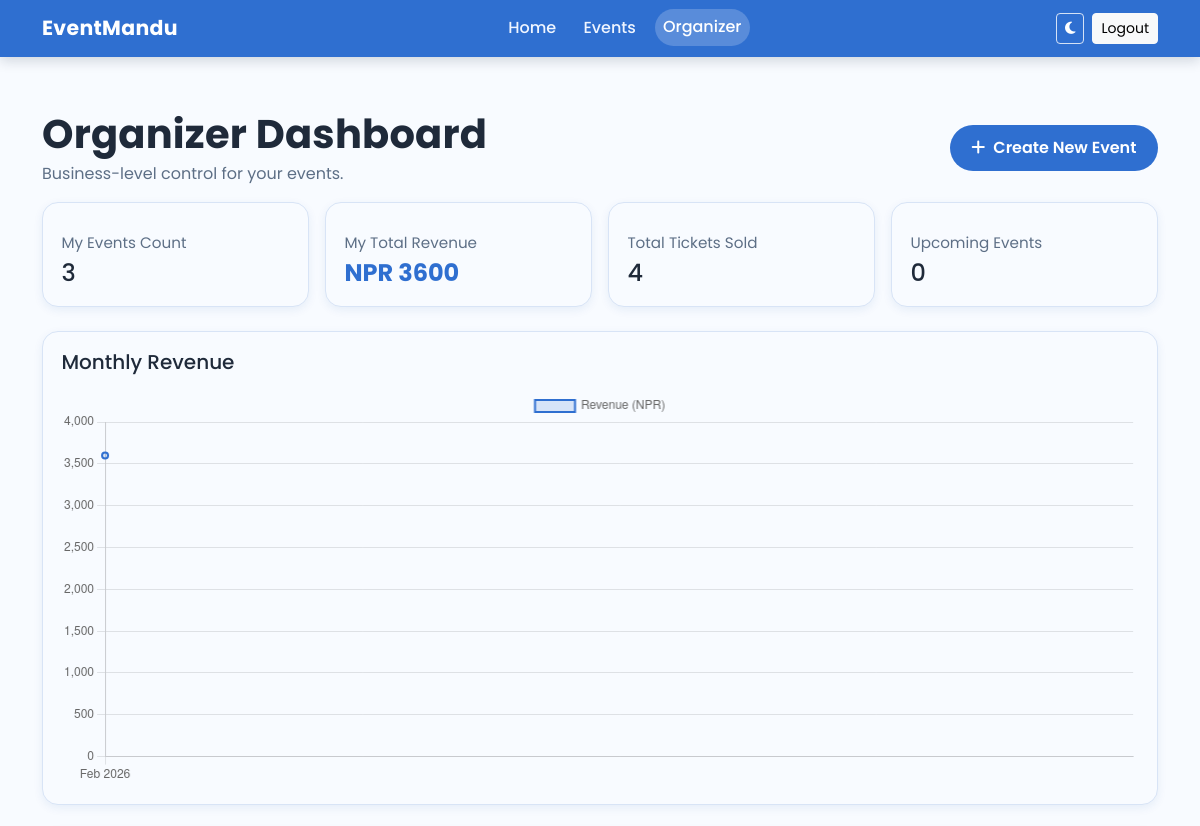
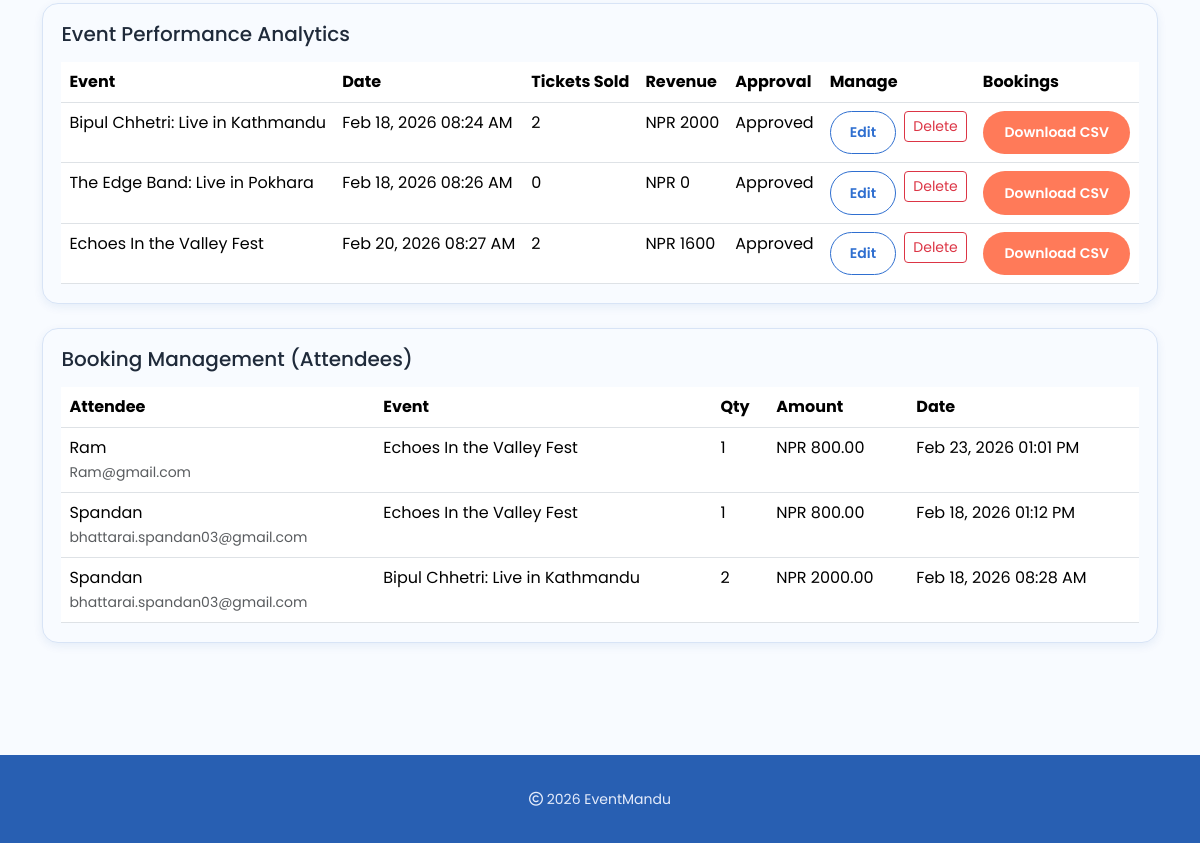
/dashboard/organizer/ (signed in), run on an earlier commit of the app's database (2 pictures, top to bottom).
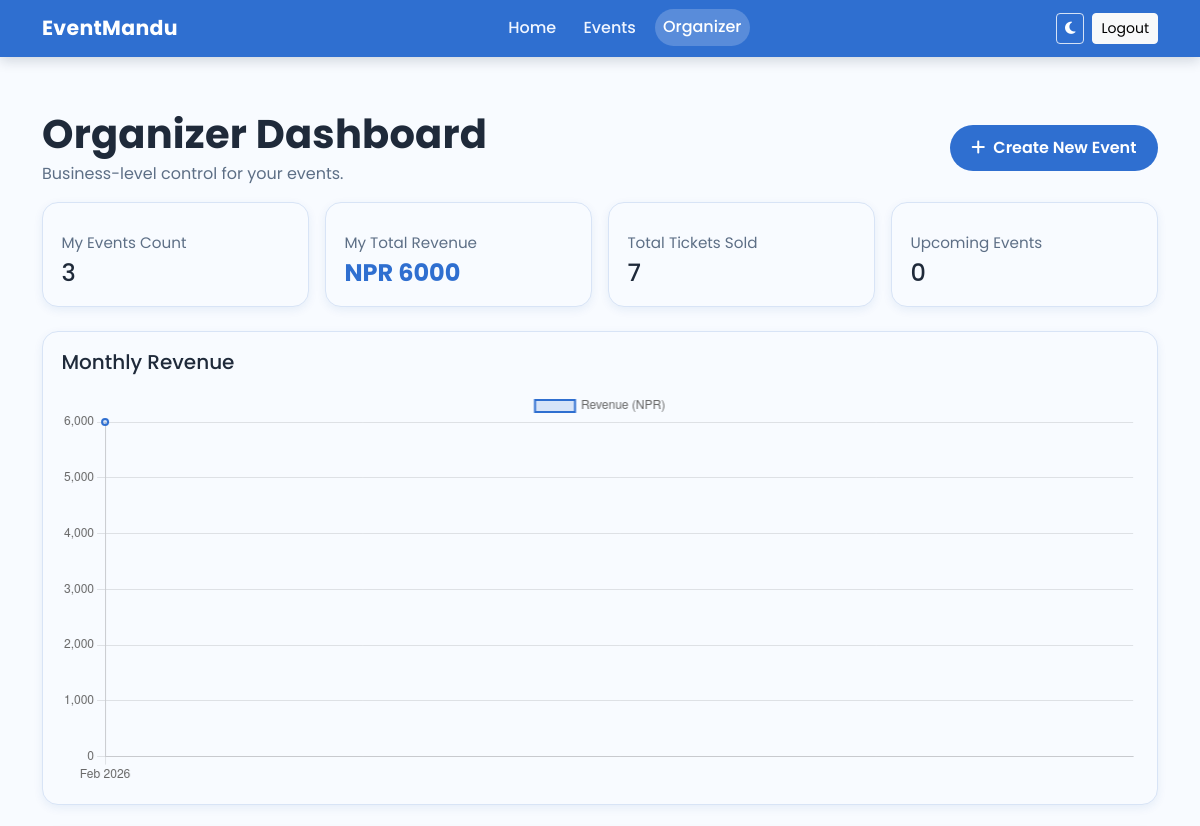
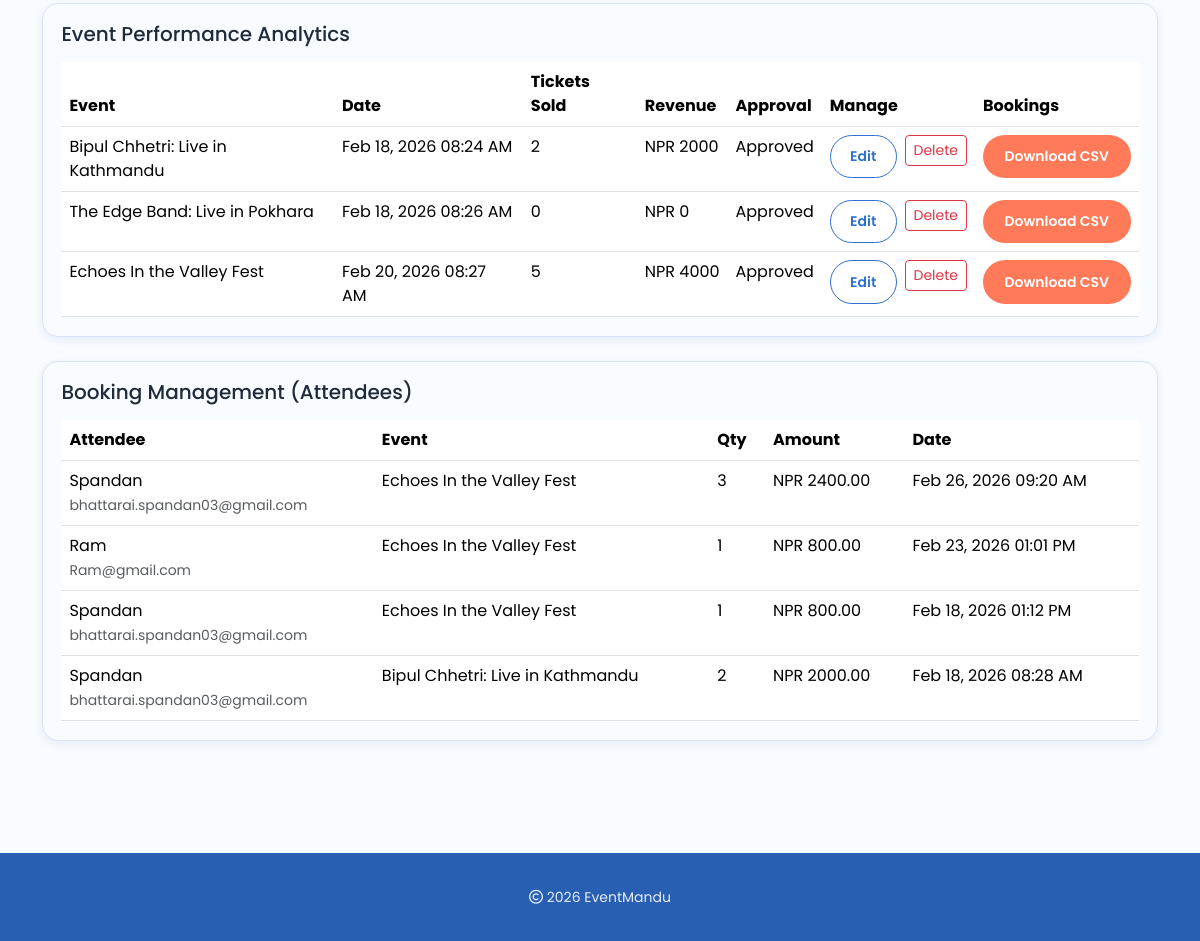
And on a later commit of the database (2 pictures, top to bottom).
### events/models.py (models this page shows, shortened)
class Event(models.Model):
    APPROVAL_PENDING = "pending"
    APPROVAL_APPROVED = "approved"
    APPROVAL_REJECTED = "rejected"
    APPROVAL_CHOICES = [
        (APPROVAL_PENDING, "Pending"),
        (APPROVAL_APPROVED, "Approved"),
        (APPROVAL_REJECTED, "Rejected"),
    ]
    title = models.CharField(max_length=200)
    description = models.TextField()
    organizer = models.ForeignKey(
        settings.AUTH_USER_MODEL,
        on_delete=models.SET_NULL,
        null=True,
        blank=True,
        related_name="organized_events",
    )
    venue = models.ForeignKey(Venue, on_delete=models.CASCADE)
    category = models.ForeignKey(Category, on_delete=models.CASCADE, null=True)
    start_date = models.DateTimeField()
    end_date = models.DateTimeField()
    price = models.DecimalField(max_digits=8, decimal_places=2)
    popularity = models.IntegerField(
        default=1,
        validators=[MinValueValidator(1), MaxValueValidator(5)],
    )  # 1-5 scale
    is_active = models.BooleanField(default=True)
    approval_status = models.CharField(
        max_length=20,
        choices=APPROVAL_CHOICES,
        default=APPROVAL_PENDING,
        db_index=True,
    )
    approved_by = models.ForeignKey(
        settings.AUTH_USER_MODEL,
        on_delete=models.SET_NULL,
        null=True,
        blank=True,
        related_name="approved_events",
    )
    approved_at = models.DateTimeField(null=True, blank=True)
    class Meta:
        constraints = [
            models.CheckConstraint(
                condition=models.Q(popularity__gte=1, popularity__lte=5),
                name="event_popularity_1_5",
            )
        ]

class TicketPurchase(models.Model):
    STATUS_INITIATED = "initiated"
    STATUS_COMPLETED = "completed"
    STATUS_CANCELED = "canceled"
    STATUS_FAILED = "failed"
    STATUS_CHOICES = [
        (STATUS_INITIATED, "Initiated"),
        (STATUS_COMPLETED, "Completed"),
        (STATUS_CANCELED, "Canceled"),
        (STATUS_FAILED, "Failed"),
    ]
    user = models.ForeignKey("auth.User", on_delete=models.CASCADE, related_name="ticket_purchases")
    event = models.ForeignKey(Event, on_delete=models.CASCADE, related_name="ticket_purchases")
    quantity = models.PositiveIntegerField()
    total_amount = models.DecimalField(max_digits=10, decimal_places=2)
    status = models.CharField(max_length=20, choices=STATUS_CHOICES, default=STATUS_INITIATED)
    khalti_pidx = models.CharField(max_length=120, blank=True, null=True, db_index=True)
    khalti_txn_id = models.CharField(max_length=120, blank=True, null=True)
    purchase_order_id = models.CharField(max_length=120, unique=True)
    created_at = models.DateTimeField(auto_now_add=True)

### events/views.py (the view)
# urls.py: path('dashboard/organizer/', views.organizer_dashboard, name='organizer_dashboard'),
@login_required
@role_required(UserRole.ROLE_ADMIN, UserRole.ROLE_ORGANIZER)
def organizer_dashboard(request):
    now = timezone.now()
    today = now.date()
    week_start = today - timedelta(days=6)
    base_events = Event.objects.select_related("venue", "category", "organizer")
    if get_user_role(request.user) != UserRole.ROLE_ADMIN:
        base_events = base_events.filter(organizer=request.user)
    purchases = TicketPurchase.objects.filter(
        status=TicketPurchase.STATUS_COMPLETED,
        event__in=base_events,
    )
    today_sales = purchases.filter(created_at__date=today).aggregate(total=Sum("total_amount")).get("total") or Decimal("0.00")
    weekly_sales = (
        purchases.filter(created_at__date__gte=week_start)
        .aggregate(total=Sum("total_amount"))
        .get("total")
        or Decimal("0.00")
    )
    my_events_count = base_events.count()
    my_total_revenue = purchases.aggregate(total=Sum("total_amount")).get("total") or Decimal("0.00")
    total_tickets_sold = purchases.aggregate(total=Sum("quantity")).get("total") or 0
    upcoming_events_count = base_events.filter(start_date__gte=now, is_active=True).count()
    event_rows = (
        base_events.annotate(
            sold_tickets=Coalesce(
                Sum(
                    "ticket_purchases__quantity",
                    filter=Q(ticket_purchases__status=TicketPurchase.STATUS_COMPLETED),
                ),
                Value(0, output_field=IntegerField()),
            ),
            revenue=Coalesce(
                Sum(
                    "ticket_purchases__total_amount",
                    filter=Q(ticket_purchases__status=TicketPurchase.STATUS_COMPLETED),
                ),
                Value(
                    Decimal("0.00"),
                    output_field=DecimalField(max_digits=10, decimal_places=2),
                ),
            ),
        )
        .order_by("start_date")
    )
    monthly_raw = (
        purchases.annotate(month=TruncMonth("created_at"))
        .values("month")
        .annotate(total=Sum("total_amount"))
        .order_by("month")
    )
    monthly_labels = [row["month"].strftime("%b %Y") for row in monthly_raw if row.get("month")]
    monthly_revenue = [float(row["total"] or 0) for row in monthly_raw]
    attendees = purchases.select_related("event", "user").order_by("-created_at")[:80]
    return render(
        request,
        "organizer_dashboard.html",
        {
            "events": event_rows,
            "my_events_count": my_events_count,
            "my_total_revenue": my_total_revenue,
            "today_sales": today_sales,
            "weekly_sales": weekly_sales,
            "total_tickets_sold": total_tickets_sold,
            "upcoming_events_count": upcoming_events_count,
            "monthly_labels": monthly_labels,
            "monthly_revenue": monthly_revenue,
            "monthly_labels_json": json.dumps(monthly_labels),
            "monthly_revenue_json": json.dumps(monthly_revenue),
            "attendees": attendees,
        },
    )

### events/context_processors.py (called while the page is built)
def user_role(request):
    role = None
    if request.user.is_authenticated:
        role = get_user_role(request.user)
    return {"user_role": role}

### events/roles.py (called while the page is built)
def get_user_role(user):
    if not user.is_authenticated:
        return None
    if user.is_superuser:
        return UserRole.ROLE_ADMIN
    role_profile, _ = UserRole.objects.get_or_create(user=user)
    return role_profile.role

def has_any_role(user, *roles):
    role = get_user_role(user)
    return role in set(roles)

def role_required(*allowed_roles):
    def decorator(view_func):
        @wraps(view_func)
        def wrapped(request, *args, **kwargs):
            if not request.user.is_authenticated:
                return redirect("login")
            if not has_any_role(request.user, *allowed_roles):
                messages.error(request, "You do not have permission to access this page.")
                return redirect("home")
            return view_func(request, *args, **kwargs)
        return wrapped
    return decorator

### templates/organizer_dashboard.html (shortened to what this page needs)
{% load static %}
<!doctype html>
<html lang="en" data-bs-theme="light">
<head>
  <link href="https://cdn.jsdelivr.net/npm/bootstrap@5.3.2/dist/css/bootstrap.min.css" rel="stylesheet">
  <link rel="stylesheet" href="https://cdnjs.cloudflare.com/ajax/libs/font-awesome/6.5.2/css/all.min.css">
  <link rel="stylesheet" href="{% static 'css/style.css' %}?v=20260228a">
</head>
<body class="d-flex flex-column min-vh-100">
<nav class="navbar navbar-expand-lg fixed-top brand-nav navbar-dark">
  <div class="container">
    <a class="navbar-brand brand-name" href="{% url 'home' %}">EventMandu</a>
    <div class="collapse navbar-collapse" id="navbarNav">
      <ul class="navbar-nav mx-auto text-center">
        <li class="nav-item"><a class="nav-link" href="{% url 'home' %}">Home</a></li>
        <li class="nav-item"><a class="nav-link" href="{% url 'events' %}">Events</a></li>
        <li class="nav-item"><a class="nav-link active" href="{% url 'organizer_dashboard' %}">Organizer</a></li>
      </ul>
      <div class="d-flex align-items-center gap-2 justify-content-center">
        <button class="btn btn-sm theme-toggle" id="themeToggle" type="button" aria-label="Toggle theme">
          <i class="fa-solid fa-moon"></i>
        </button>
        <a class="btn btn-sm btn-light" href="{% url 'logout' %}">Logout</a>
      </div>
    </div>
  </div>
</nav>
<main class="section-space pt-4 flex-grow-1">
  <div class="container">
    <div class="d-flex justify-content-between align-items-center mb-3">
      <div>
        <h1 class="section-title mb-1">Organizer Dashboard</h1>
        <p class="section-subtitle mb-0">Business-level control for your events.</p>
      </div>
      <a href="{% url 'organizer_event_create' %}" class="btn btn-primary-brand"><i class="fa-solid fa-plus me-2"></i>Create New Event</a>
    </div>
    <section class="row g-3 mb-4">
      <div class="col-lg-3 col-md-6"><div class="event-card"><p class="event-meta mb-1">My Events Count</p><h4 class="mb-0">{{ my_events_count }}</h4></div></div>
      <div class="col-lg-3 col-md-6"><div class="event-card"><p class="event-meta mb-1">My Total Revenue</p><h4 class="event-price mb-0">NPR {{ my_total_revenue }}</h4></div></div>
      <div class="col-lg-3 col-md-6"><div class="event-card"><p class="event-meta mb-1">Total Tickets Sold</p><h4 class="mb-0">{{ total_tickets_sold }}</h4></div></div>
      <div class="col-lg-3 col-md-6"><div class="event-card"><p class="event-meta mb-1">Upcoming Events</p><h4 class="mb-0">{{ upcoming_events_count }}</h4></div></div>
    </section>
    <section class="event-card mb-4">
      <h5 class="mb-3">Monthly Revenue</h5>
      <canvas id="monthlyRevenueChart" height="110"></canvas>
    </section>
    <section class="event-card mb-4">
      <h5 class="mb-3">Event Performance Analytics</h5>
      <div class="table-responsive">
        <table class="table mb-0">
          <thead>
            <tr>
              <th>Event</th>
              <th>Date</th>
              <th>Tickets Sold</th>
              <th>Revenue</th>
              <th>Approval</th>
              <th>Manage</th>
              <th>Bookings</th>
            </tr>
          </thead>
          <tbody>
            {% for event in events %}
            <tr>
              <td>{{ event.title }}</td>
              <td>{{ event.start_date|date:"M d, Y h:i A" }}</td>
              <td>{{ event.sold_tickets }}</td>
              <td>NPR {{ event.revenue }}</td>
              <td>{{ event.approval_status|title }}</td>
              <td>
                <div class="d-flex gap-2">
                  <a href="{% url 'organizer_event_edit' event.id %}" class="btn btn-outline-brand btn-sm">Edit</a>
                  <form method="post" action="{% url 'organizer_event_delete' event.id %}" onsubmit="return confirm('Delete this event?');">
                    <button type="submit" class="btn btn-outline-danger btn-sm">Delete</button>
                  </form>
                </div>
              </td>
              <td>
                <a href="{% url 'organizer_event_attendees_csv' event.id %}" class="btn btn-accent-brand btn-sm">Download CSV</a>
              </td>
            </tr>
            {% empty %}
            <tr><td colspan="7" class="text-center">No events available.</td></tr>
            {% endfor %}
          </tbody>
        </table>
      </div>
    </section>
    <section class="event-card mb-4">
      <h5 class="mb-3">Booking Management (Attendees)</h5>
      <div class="table-responsive">
        <table class="table mb-0">
          <thead>
            <tr>
              <th>Attendee</th>
              <th>Event</th>
              <th>Qty</th>
              <th>Amount</th>
              <th>Date</th>
            </tr>
          </thead>
          <tbody>
            {% for purchase in attendees %}
            <tr>
              <td>{{ purchase.user.username }}<br><small class="text-muted">{{ purchase.user.email }}</small></td>
              <td>{{ purchase.event.title }}</td>
              <td>{{ purchase.quantity }}</td>
              <td>NPR {{ purchase.total_amount }}</td>
              <td>{{ purchase.created_at|date:"M d, Y h:i A" }}</td>
            </tr>
            {% empty %}
            <tr><td colspan="5" class="text-center">No attendee bookings yet.</td></tr>
            {% endfor %}
          </tbody>
        </table>
      </div>
    </section>
  </div>
</main>
<footer class="site-footer">
  <div class="container text-center">
    <small><i class="fa-regular fa-copyright"></i> 2026 EventMandu</small>
  </div>
</footer>
<script>
  (function () {
    const root = document.documentElement;
    const toggle = document.getElementById("themeToggle");
    const saved = localStorage.getItem("eventmandu-theme");
    if (saved) {
      root.setAttribute("data-bs-theme", saved);
    }
    if (toggle) {
      toggle.addEventListener("click", function () {
        const current = root.getAttribute("data-bs-theme") === "dark" ? "dark" : "light";
        const next = current === "dark" ? "light" : "dark";
        root.setAttribute("data-bs-theme", next);
        localStorage.setItem("eventmandu-theme", next);
      });
    }
    const labels = {{ monthly_labels_json|safe }};
    const revenue = {{ monthly_revenue_json|safe }};
    const canvas = document.getElementById("monthlyRevenueChart");
    if (canvas && labels.length) {
      const chartColor = getComputedStyle(document.documentElement).getPropertyValue('--primary').trim() || '#2f6fd0';
      new Chart(canvas, {
        type: 'line',
        data: {
          labels: labels,
          datasets: [{
            label: 'Revenue (NPR)',
            data: revenue,
            borderColor: chartColor,
            backgroundColor: 'rgba(47, 111, 208, 0.16)',
            borderWidth: 2,
            fill: true,
            tension: 0.35
          }]
        },
        options: {
          responsive: true,
          plugins: { legend: { display: true } },
          scales: {
            y: { beginAtZero: true }
          }
        }
      });
    }
  })();
</script>
</body>
</html>

### static/css/style.css (style rules this page uses)
:root { --primary: #2f6fd0; --accent: #ff7a59; --bg: #f8fbff; --bg-soft: #eef4ff; --text: #1f2a3a; --muted: #5d6f86; --slate: #32465e; --line: #d8e4f6; --radius: 16px; --radius-sm: 12px; --shadow: 0 18px 42px rgba(13, 71, 161, 0.12); --shadow-card: 0 3px 10px rgba(13, 71, 161, 0.08); --shadow-card-hover: 0 3px 10px rgba(13, 71, 161, 0.1); --nav-offset: 110px; --nav-offset-mobile: 96px; }
* { box-sizing: border-box; }
html, body { min-height: 100%; }
body { margin: 0; padding-top: 0; background: var(--bg); color: var(--text); font-family: "Poppins", "Montserrat", sans-serif; display: flex; flex-direction: column; min-height: 100vh; }
a { color: inherit; text-decoration: none; }
.section-space { padding: 5.5rem 0; }
main { flex: 1 0 auto; padding-top: var(--nav-offset) !important; }
main.pt-4 { padding-top: var(--nav-offset) !important; }
.section-title { font-weight: 700; letter-spacing: 0.2px; }
.section-subtitle { color: var(--muted); }
.brand-nav { background: var(--primary); box-shadow: 0 4px 12px rgba(10, 25, 48, 0.16); }
.brand-name { font-weight: 700; font-size: 1.28rem; letter-spacing: 0.3px; }
.brand-nav .nav-link { color: #eff5ff; font-weight: 500; margin: 0 0.35rem; border-radius: 999px; padding: 0.4rem 0.85rem; transition: background-color 0.25s ease, transform 0.25s ease; }
.brand-nav .nav-link:hover, .brand-nav .nav-link.active { color: #ffffff; background-color: rgba(255, 255, 255, 0.2); transform: translateY(-1px); }
.theme-toggle { border: 1px solid rgba(255, 255, 255, 0.8); color: #ffffff; }
.btn-primary-brand { background: var(--primary); border: none; color: #ffffff; border-radius: 999px; padding: 0.7rem 1.35rem; font-weight: 600; }
.btn-accent-brand { background: var(--accent); border: none; color: #ffffff; border-radius: 999px; padding: 0.7rem 1.35rem; font-weight: 600; }
.btn-outline-brand { border: 1px solid var(--primary); color: var(--primary); border-radius: 999px; padding: 0.64rem 1.2rem; font-weight: 600; }
.feature-card, .event-card, .soft-card, .auth-card, .tickets-card { background: var(--bg); border: 1px solid var(--line); border-radius: var(--radius); box-shadow: var(--shadow-card); }
.event-card { padding: 1.15rem; height: 100%; position: relative; transition: transform 0.25s ease, box-shadow 0.25s ease; }
.event-meta { color: var(--muted); margin: 0.65rem 0; font-size: 0.95rem; }
.event-price { color: var(--primary); font-weight: 700; }
footer.site-footer { margin-top: auto; padding: 2rem 0; background: #285fb2; color: #e5ecfb; }

What changed in the data, as far as the page shows it:
computed for Event "Echoes In the Valley Fest": sold_tickets "2" → "5"; revenue "1600" → "4000"
added TicketPurchase: user.username "Spandan", user.email "bhattarai.spandan03@gmail.com", event "Echoes In the Valley Fest", quantity "3", total_amount "2400.00", created_at "Feb 26, 2026 09:20 AM"
Also different on the page:
{{ my_total_revenue }}: "3600" → "6000"
{{ total_tickets_sold }}: "4" → "7"
chart data {{ monthly_revenue_json|safe }}: [3600.0] → [6000.0]
